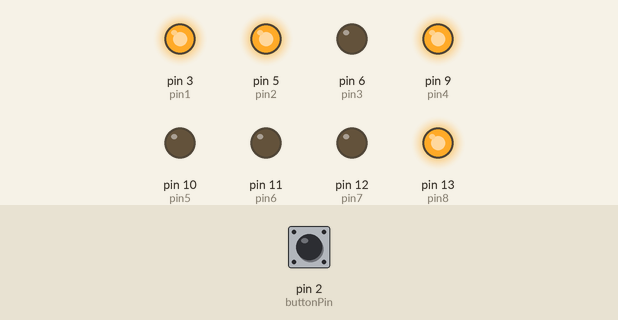
This sketch was run on a simulated Arduino Uno, built with avr-gcc and run on an emulated ATmega328P. Shown: output pins drawn as LEDs (lit = HIGH). The test bench sets the inputs (shaded band); at power-on: pin 2 (buttonPin) HIGH. Random numbers use the default seed unless the sketch sets one.

Above: at 1.2 s.
1.3 s: pin 2 (buttonPin) pulled LOW for 0.3 s
At 1.3 s:
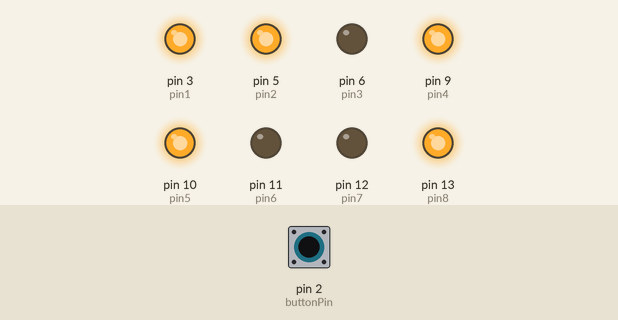
At 2.4 s:
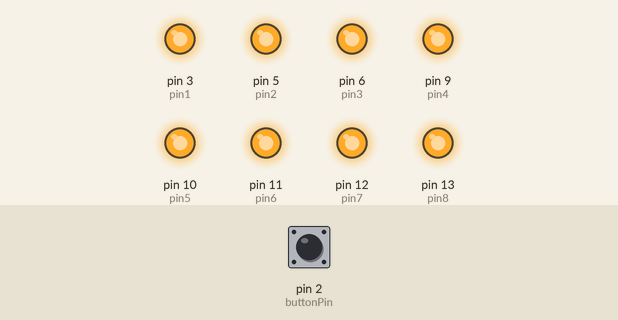
3.1 s: pin 2 (buttonPin) pulled LOW for 1 s
At 6.0 s:
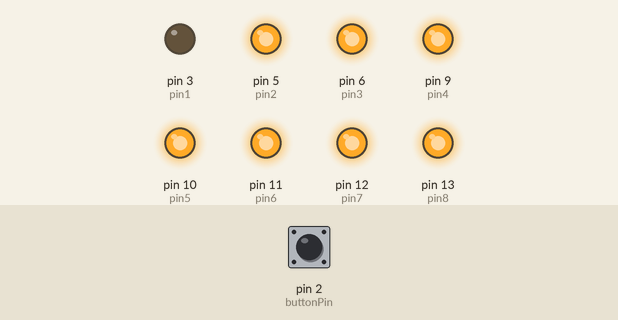
7.1 s: pin 2 (buttonPin) pulled LOW for 3.2 s
12.8 s: pin 2 (buttonPin) pulled LOW for 3.2 s
18.3 s: pin 2 (buttonPin) pulled LOW for 0.3 s
At 20.6 s:
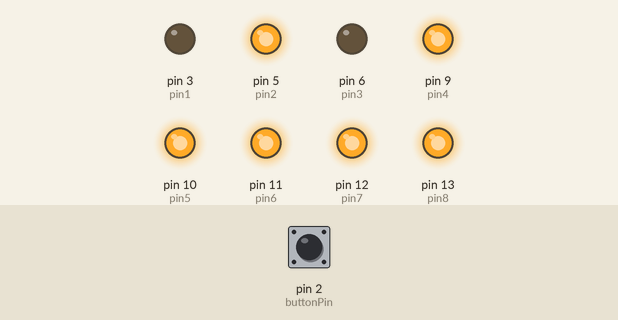
21.6 s: pin 2 (buttonPin) pulled LOW for 0.3 s
Timing chart, 0 to 28.4 s (numbered marks = the images above; inputs shaded):
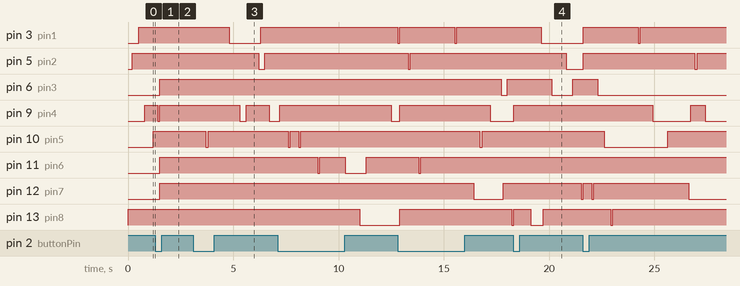

The sketch:

sparklepants.ino
```cpp
// PWM pins
int pin1 = 3;
int pin2 = 5;
int pin3 = 6;
int pin4 = 9;
int pin5 = 10;
int pin6 = 11;

// Digital pins
int pin7 = 12;
int pin8 = 13;

int buttonPin = 2;
int lastButtonState;

long lastDebounceTime = 0;  // the last time the output pin was toggled
long debounceDelay = 50;    // the debounce time; increase if the output flickers

bool twinkle = true;

int pins[8] = {3,5,6,9,10,11,12,13};
unsigned long idleTime[8];

void setup(){
  Serial.begin(9600);
  pinMode(pin1, OUTPUT);
  pinMode(pin2, OUTPUT);
  pinMode(pin3, OUTPUT);
  pinMode(pin4, OUTPUT);
  pinMode(pin5, OUTPUT);
  pinMode(pin6, OUTPUT);
  pinMode(pin7, OUTPUT);
  pinMode(pin8, OUTPUT);
  pinMode(buttonPin, INPUT);
  lastButtonState = digitalRead(buttonPin);
}

void loop(){

  int reading = digitalRead(buttonPin);

  if ((millis() - lastDebounceTime) > debounceDelay) {
    // whatever the reading is at, it's been there for longer
    // than the debounce delay, so take it as the actual current state:

    // if the button state has changed:
    if (reading != 1) {

      lastDebounceTime = millis();
      twinkle = !twinkle;

    }
  }

  if (!twinkle) {
    writeSolid();
    delay(200);

  } else {

    digitalWrite(pins[random(0,8)], HIGH);   // sets a random LED on
    delay(200);
                  // wait for some time (between 0.1 and 3 seconds)
    if (random(2) == 0){

    digitalWrite(pins[random(0,8)], LOW);    // sets a random LED off
    delay(100);              // wait for some time (between 0.1 and 3 seconds)
    }

  }
}


void writeSolid(){
  analogWrite(pin1, 255);
  analogWrite(pin2, 255);
  analogWrite(pin3, 255);
  analogWrite(pin4, 255);
  analogWrite(pin5, 255);
  analogWrite(pin6, 255);
  digitalWrite(pin7, HIGH);
  digitalWrite(pin8, HIGH);
}
```

Measured:
- after the input at 1.3 s, pin 6 (pin3), pin 12 (pin7): LOW → HIGH after 0.20 s
- after the input at 3.1 s, pin 3 (pin1): HIGH → LOW after 1.7 s, → HIGH 1.5 s later; pin 5 (pin2): HIGH → LOW after 3.1 s, → HIGH 0.30 s later; pin 9 (pin4): HIGH → LOW after 2.2 s, → HIGH 0.30 s later, → LOW 1.1 s later; pin 10 (pin5): HIGH → LOW after 0.60 s, → HIGH 0.10 s later
- after the input at 18.3 s, pin 9 (pin4): LOW → HIGH at once
